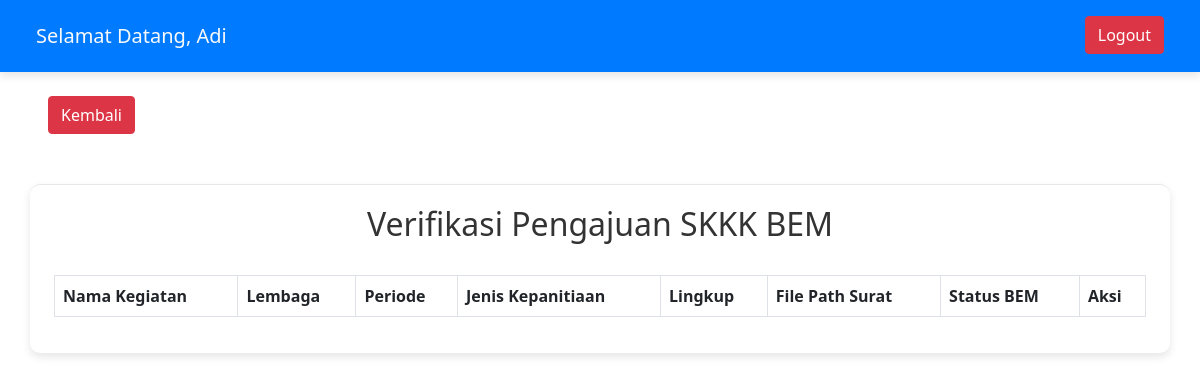
Before: /verifikasi_BEM.php (signed in) with the older database file.
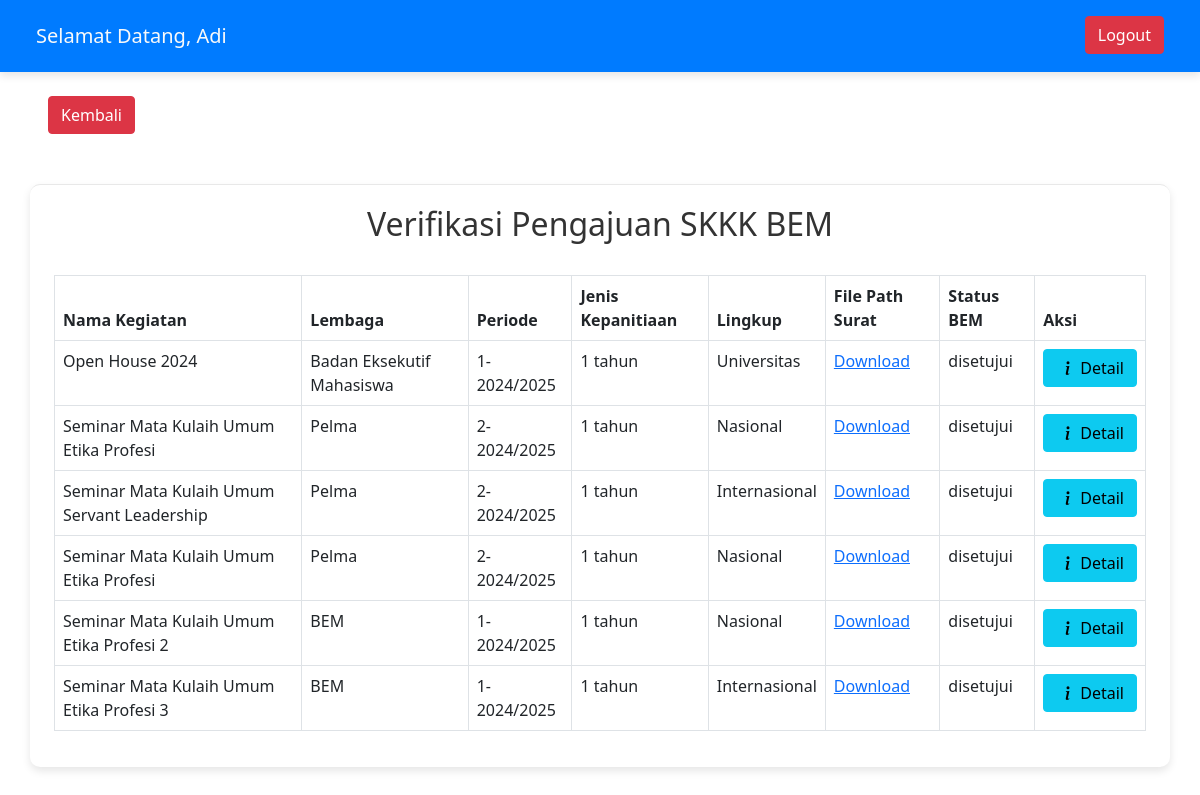
After: the same page with the newer database file.
### tables this page shows
CREATE TABLE `kegiatan` (
  `id` int(11) NOT NULL,
  `nama_kegiatan` varchar(255) NOT NULL,
  `lembaga` varchar(100) NOT NULL,
  `periode` varchar(50) NOT NULL,
  `jenis_kepanitiaan` varchar(50) NOT NULL,
  `lingkup` varchar(50) NOT NULL,
  `file_path_excel` varchar(255) NOT NULL,
  `status_bem` varchar(20) NOT NULL,
  `status_baka` varchar(20) NOT NULL,
  `file_path_surat` varchar(225) NOT NULL
);

### verifikasi_BEM.php (the view, shortened to what this page needs)
<?php
include 'connection.php';
$id = $_SESSION['id'];
$sql = "SELECT nama_lengkap FROM user_table WHERE id = ?";
$stmt = $conn->prepare($sql);
$stmt->bind_param("i", $id);
$stmt->execute();
$result = $stmt->get_result();
$user = $result->fetch_assoc();
$sql = "SELECT * FROM kegiatan";
$result = $conn->query($sql);
?>
<!DOCTYPE html>
<html lang="en">
<head>
    <link rel="stylesheet" href="index.css">
    <link href="https://cdn.jsdelivr.net/npm/bootstrap@5.0.2/dist/css/bootstrap.min.css" rel="stylesheet">
</head>
<body>
    <nav class="navbar box-shadow" style="background-color: #007bff;">
        <div class="container-fluid d-flex align-items-center">
            <span class="navbar-brand mb-0 h1 ms-4 text-light">
                Selamat Datang, <?php echo htmlspecialchars(ucwords($user['nama_lengkap'])); ?>
            </span>
            <form action="logout.php" method="post" class="d-flex align-items-center mt-2 mx-4">
                <button type="submit" class="btn btn-danger">Logout</button>
            </form>
        </div>
    </nav>
    <div class="buttons-action px-4 ms-4 mt-4">
        <a href="index.php" class="btn btn-danger">Kembali</a>
    </div>
    <div class="container-fluid px-4 table-container mahasiswa">
        <h2>Verifikasi Pengajuan SKKK BEM</h2><br>
        <table class="table table-bordered">
            <thead>
                <tr>
                    <th>Nama Kegiatan</th>
                    <th>Lembaga</th>
                    <th>Periode</th>
                    <th>Jenis Kepanitiaan</th>
                    <th>Lingkup</th>
                    <th>File Path Surat</th>
                    <th>Status BEM</th>
                    <th>Aksi</th>
                </tr>
            </thead>
            <tbody>
                <?php while ($row = $result->fetch_assoc()) : ?>
                    <tr>
                        <td><?php echo htmlspecialchars($row['nama_kegiatan']); ?></td>
                        <td><?php echo htmlspecialchars($row['lembaga']); ?></td>
                        <td><?php echo htmlspecialchars($row['periode']); ?></td>
                        <td><?php echo htmlspecialchars($row['jenis_kepanitiaan']); ?></td>
                        <td><?php echo htmlspecialchars($row['lingkup']); ?></td>
                        <td><a href="<?php echo htmlspecialchars($row['file_path_surat']); ?>" target="_blank">Download</a>
                        </td>
                        <td><?php echo htmlspecialchars($row['status_bem']); ?></td>
                        <td>
                            <a href="detail_pengajuan.php?id=<?php echo $row['id']; ?>" class="btn btn-info d-flex align-items-center" style="white-space:nowrap;">
                                Detail
                            </a>
                        </td>
                    </tr>
                <?php endwhile; ?>
            </tbody>
        </table>
    </div>
</body>
</html>

Changed rows visible on the page:
added kegiatan: nama_kegiatan "Open House 2024", lembaga "Badan Eksekutif Mahasiswa", periode "1-2024/2025", jenis_kepanitiaan "1 tahun", lingkup "Universitas", status_bem "disetujui"
added kegiatan: nama_kegiatan "Seminar Mata Kulaih Umum Etika Profesi", lembaga "Pelma", periode "2-2024/2025", jenis_kepanitiaan "1 tahun", lingkup "Nasional", status_bem "disetujui"
added kegiatan: nama_kegiatan "Seminar Mata Kulaih Umum Servant Leadership", lembaga "Pelma", periode "2-2024/2025", jenis_kepanitiaan "1 tahun", lingkup "Internasional", status_bem "disetujui"
added kegiatan: nama_kegiatan "Seminar Mata Kulaih Umum Etika Profesi", lembaga "Pelma", periode "2-2024/2025", jenis_kepanitiaan "1 tahun", lingkup "Nasional", status_bem "disetujui"
added kegiatan: nama_kegiatan "Seminar Mata Kulaih Umum Etika Profesi 2", lembaga "BEM", periode "1-2024/2025", jenis_kepanitiaan "1 tahun", lingkup "Nasional", status_bem "disetujui"
added kegiatan: nama_kegiatan "Seminar Mata Kulaih Umum Etika Profesi 3", lembaga "BEM", periode "1-2024/2025", jenis_kepanitiaan "1 tahun", lingkup "Internasional", status_bem "disetujui"
